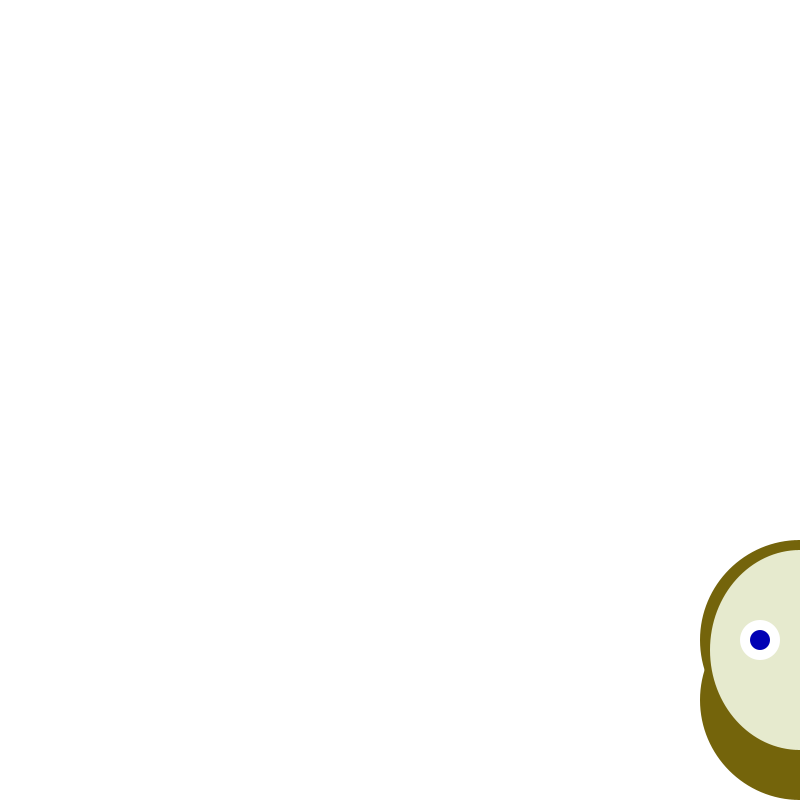
Frame 1 (no input)
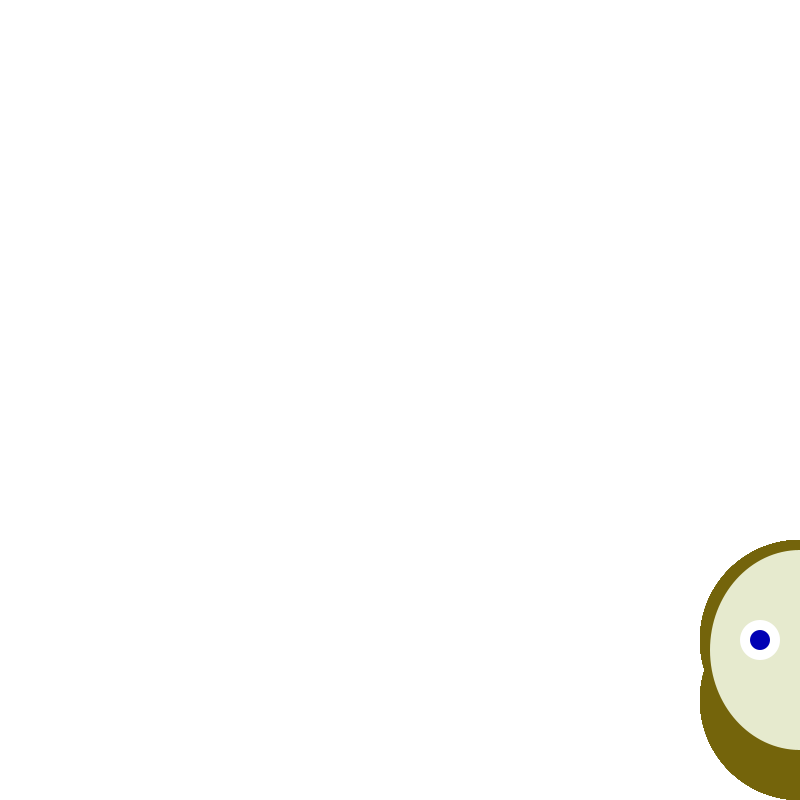
Frame 60 (the mouse pressed at the canvas centre just before this capture)
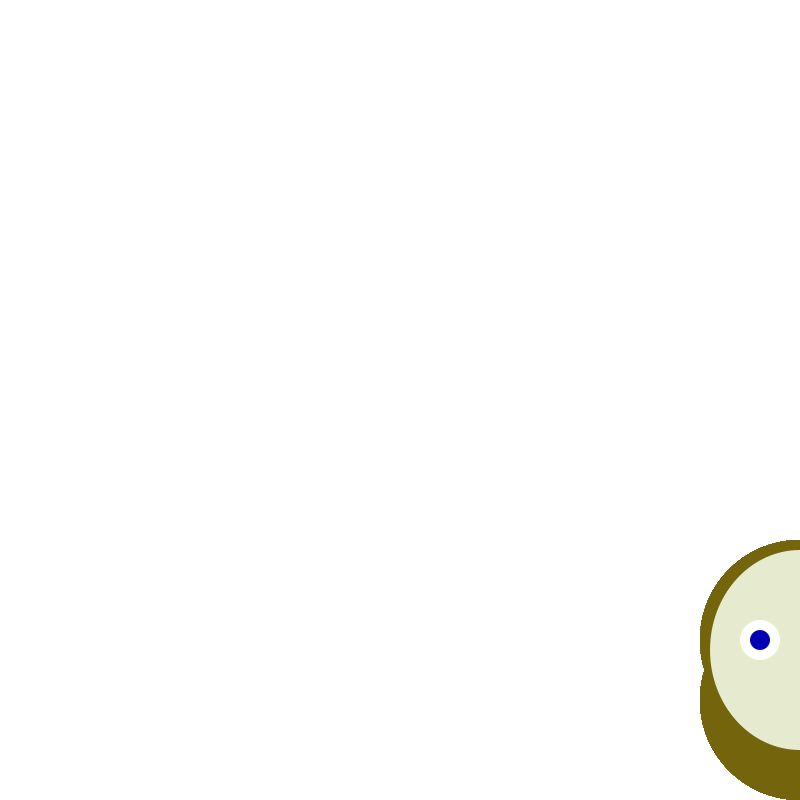
Frame 120 (the mouse held since frame 60 and released just before this capture)

The Processing sketch that drew these frames (run headless with seeded random() and noise(); from frame 60 on, the mouse is pressed at the canvas centre):

// Processing sketch: TranslateSelfPortrait
// ── TranslateSelfPortrait.pde
int x;
int y;

color hair = color(116, 100, 11);
color skin = color(230, 234, 206);
color eyes = color(0, 0, 180);
color eyeWhites = color(255);

void setup() {
  size(800, 800);
  background(255);
  noStroke();
  
  x = width / 2;
  y = height / 2;
}

void draw() {
  translate(x, y);
    fill(hair);
    ellipse(400, 240, 200, 200);
    
    ellipse(400, 300, 200, 200);
    
    fill(skin);
    ellipse(400, 250, 180, 200);
    
    fill(eyeWhites);
    ellipse(360, 240, 40, 40);
    ellipse(440, 240, 40, 40);
    
    fill(eyes);
    ellipse(360, 240, 20, 20);
    ellipse(440, 240, 20, 20);
  
  
  println("mouseX: " + mouseX + ", mouseY: " + mouseY);
}

void keyPressed() {
  x = x + int(random(-20, 20));
  y = y + int(random(-20, 20));
}
